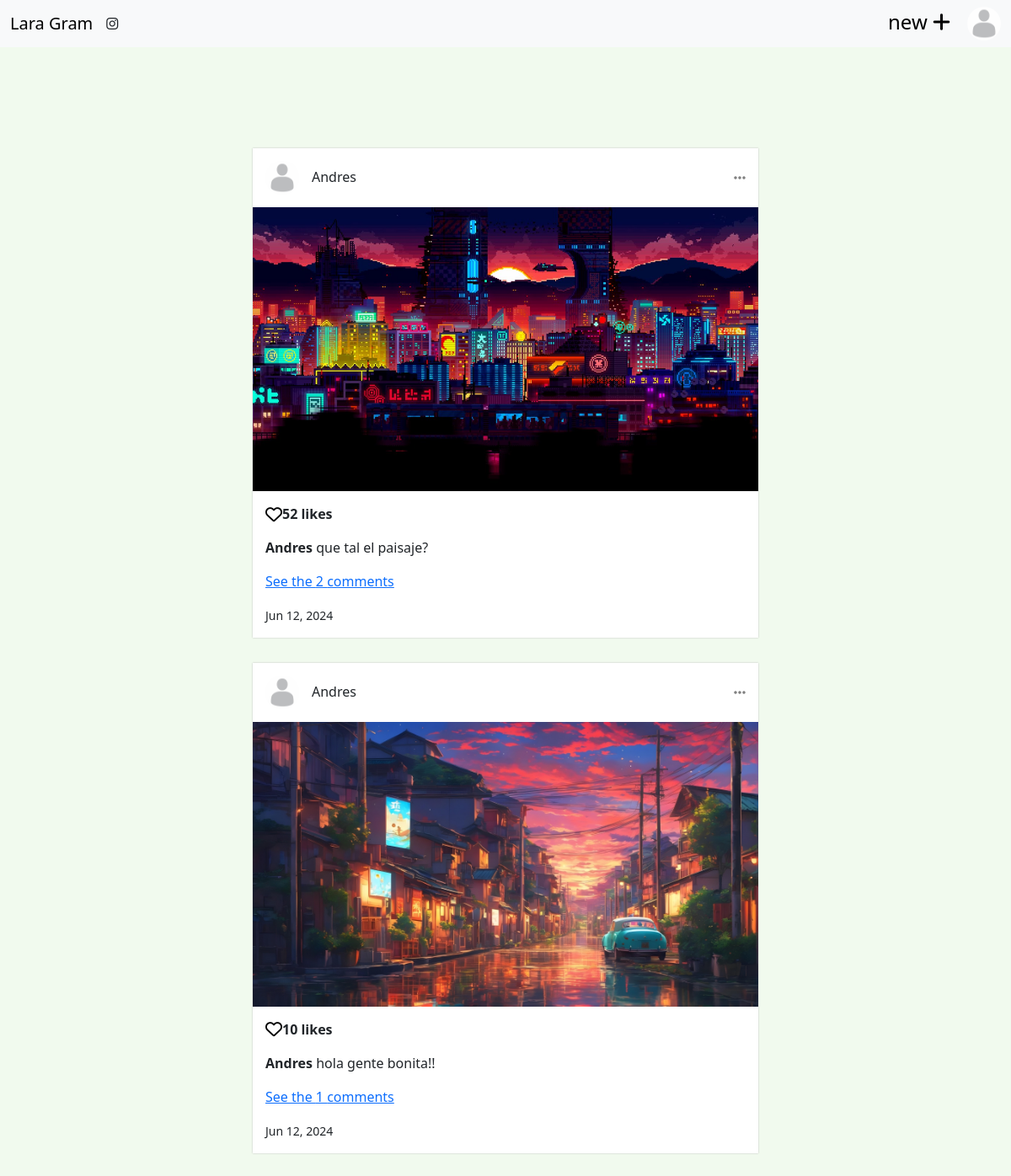
/posts/, run on the app's committed database.
### posts/models.py (models this page shows, shortened)
class Post(models.Model):
    user = models.ForeignKey(
        User, on_delete=models.CASCADE, related_name='posts', null=True)
    image = models.ImageField(null=True)
    likes = models.PositiveIntegerField(default=0, blank=True)
    created_at = models.DateTimeField(auto_now_add=True)
    quote = models.TextField(null=True, blank=True)

### posts/views.py (the view)
# urls.py: path('posts/', include('posts.urls')),
def posts(request):
    posts = Post.objects.all().order_by('-created_at')
    return render(request, 'posts/posts.html', {"posts": posts})

### posts/templates/posts/posts.html (shortened to what this page needs)
{% extends 'base.html' %}
{% load static %}
{% block content %}
{% include 'navbar.html' %}
<div class="post-container">
    {% for post in posts %}
        <div class="post">
            <div class="post-header d-flex justify-content-between">
                <div class="d-flex">
                    <a href="#">
                        <img class="profile-pic" src="{% static 'images/default_pic.jpg' %}">
                    </a>
                    <h6 class="post-user">{{post.user.username}}</h6>
                </div>
                <ul class="navbar-nav justify-content-end">
                    <li class="nav-item dropdown">
                        <a class="nav-link" href="#" id="navbarDropdown" role="button" data-toggle="dropdown" aria-haspopup="true" aria-expanded="false">
                            <i class="fas fa-ellipsis-h" style="color: gray;"></i>
                        </a>
                    </li>
                </ul>
            </div>
            <div class="post-pic-container">
                <img class="post-pic" src="{{post.image.url}}">
            </div>
            <div class="post-footer">
                <div class="likes d-flex">
                    <a href="#"><i class="far fa-heart fa-lg mr-1 mt-1" style="color: black;"> </i></a>
                    <p><strong>{{post.likes}} likes</strong></p>
                </div>
                <p class="quote"><strong>{{post.user.username}}</strong> {{post.quote}}</p>
                <a href="#"><p class="test-muted">See the {{post.comments.all.count}} comments</p></a>
                <small class="test-muted">{{post.created_at|date:"M d, Y"}}</small>
            </div>
        </div>
    {% endfor %}
</div>
{% endblock %}

### static/css/main.css (style rules this page uses)
body { background-color: #f1faee; }
.profile-pic { max-width: 40px; max-height: 40px; border-radius: 50%; }
.post-container { margin-top: 120px; width: 50%; margin-left: auto; margin-right: auto; margin-bottom: 50px; }
.post { background-color: white; margin-bottom: 30px; -webkit-box-shadow: 0px 0px 2px 0px #c1c1c1; box-shadow: 0px 0px 2px 0px #c1c1c1; }
.post-header { padding: 15px; }
.post-user { margin-left: 15px; margin-top: 10px; }
.post-pic { min-width: 100%; height: auto; max-width: 100%; }
.post-footer { background-color: white; padding: 15px; }

### data on the page
Post: user.username "Andres", image (picture), likes "52", quote "que tal el paisaje?", comments.all.count "2", created_at "Jun 12, 2024"
Post: user.username "Andres", image (picture), likes "10", quote "hola gente bonita!!", comments.all.count "1", created_at "Jun 12, 2024"
